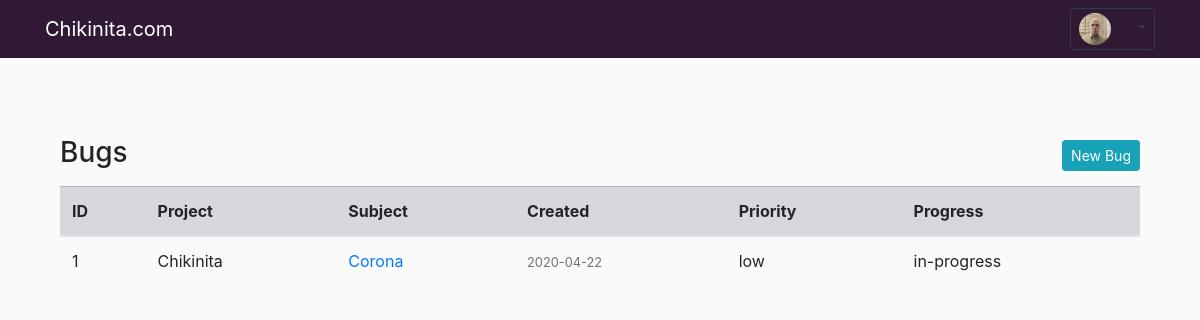
The app's page /index (signed in) with its own data.
### app/models.py (models this page shows, shortened)
class User(UserMixin, db.Model):
    id = db.Column(db.Integer, primary_key=True)
    username = db.Column(db.String(64), index=True, unique=True)
    email = db.Column(db.String(120), index=True, unique=True)
    image_file = db.Column(db.String(20), nullable=False, default='default.png')
    password_hash = db.Column(db.String(128))
    trackers = db.relationship('Tracker', backref='author', lazy='dynamic')
    last_seen = db.Column(db.DateTime, nullable=True, default=datetime.utcnow)
    def __repr__(self):
        return f"User('{self.username}', '{self.email}', '{self.image_file}, '{self.last_seen}')"

class Tracker(db.Model):
    id = db.Column(db.Integer, primary_key=True)
    project = db.Column(db.String(60), nullable=False)
    subject = db.Column(db.String(140), nullable=False)
    content = db.Column(db.String(300), nullable=False)
    priority = db.Column(db.String(16), nullable=False)
    progress = db.Column(db.String(16), nullable=False)
    date_created = db.Column(db.DateTime, default=datetime.utcnow)
    user_id = db.Column(db.Integer, db.ForeignKey('user.id'))

### app/main/routes.py (the view)
@bp.route("/")
@bp.route("/index")
@login_required
def index():
    track = Tracker.query.all()
    return render_template('index.html', track=track)

### app/main/routes.py (called while the page is built)
@bp.before_request
def before_request():
    if current_user.is_authenticated:
        current_user.last_seen = datetime.utcnow()
        db.session.commit()

### app/models.py (called while the page is built)
@login.user_loader
def load_user(id):
    return User.query.get(int(id))

### app/templates/index.html
{% extends "base.html" %}
{% block content %}
<div class="container">
<div>
  <h3>Bugs
  <a class="btn btn-info btn-sm float-right mt-1 mb-1" href="{{ url_for('main.new_bug') }}">New Bug</a></h3>
</div>
  <table class="table table-hover mt-3">
    <thead class="table table-secondary">
        <tr>
          <th>ID</th>
          <th>Project</th>
          <th>Subject</th>
          <th>Created</th>
          <th>Priority</th>
          <th>Progress</th>
        </tr>
      </thead>
        {% for t in track %}
          {% if t.author == current_user %}
          <tbody>
            <tr>
              <td>{{ t.id }}</td>
              <td>{{ t.project.title() }}</td>
              <td>
                <a class="article-title" href="{{ url_for('main.bug', track_id=t.id) }}">
                {{ t.subject.title() }}</a>
              </td>
              <td>
                <small class="text-muted">{{ t.date_created.strftime('%Y-%m-%d') }}</small>
              </td>
              <td>{{ t.priority }}</td>
              <td>{{ t.progress }}</td>
            {% endif %}
            {% endfor %}
    </tbody>
  </table>
</div>
{% endblock content %}

### app/templates/base.html (shortened to what this page needs)
<!DOCTYPE html>
<html lang="en">
<head>
  <link rel="stylesheet" href="https://maxcdn.bootstrapcdn.com/bootstrap/4.4.1/css/bootstrap.min.css">
  <link href="{{ url_for('static', filename='main.css') }}" rel="stylesheet">
</head>
<body>
  <nav class="navbar navbar-expand-lg navbar-dark bg-dark_purple fixed-top">
    <div class="container">
      <a class="navbar-brand" href="{{ url_for('main.index') }}">Chikinita.com</a>
        {% if current_user.is_anonymous %}
        {% else %}
          <div class="dropdown">
            <button type="button" class="btn dropdown-toggle btn-sm btn-outline-dark" data-toggle="dropdown">
            <img class="rounded-circle small-image img-fluid"
            src="{{ url_for('static', filename='profile_pics/' + current_user.image_file) }}">
            <span class="sr-only">(current)</span></button>
          </div>
        {% endif %}
      </nav>
<div class="container">
  {% block content %}
  {% endblock %}
</div>
    </body>
    </html>

### app/static/main.css (style rules this page uses)
body { padding-top: 56px; background-color: #fafafa; margin-top: 5rem; font-size: 1em; }
.bg-dark_purple { background-color: #301934; }
.small-image { height: 32px; width: 32px; margin-right: 20px; vertical-align: middle; }

### records on screen
User: image_file (picture)
Tracker: id "1", project "Chikinita", subject "Corona", date_created "2020-04-22", priority "low", progress "in-progress"
